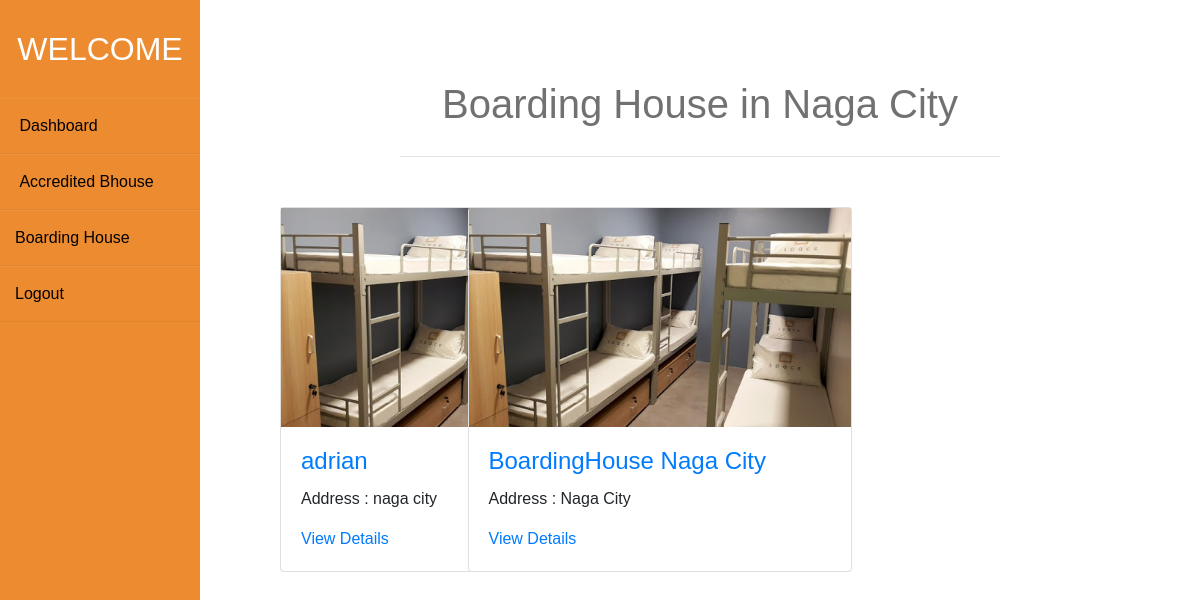
The app's page /accreditor/bhouse.php with its own data.
### tables this page shows
CREATE TABLE `boardinghouse` (
  `id` int(11) NOT NULL,
  `Name` varchar(30) NOT NULL,
  `Address` varchar(20) NOT NULL,
  `Number` varchar(15) NOT NULL,
  `bhouse_id` int(11) NOT NULL,
  `Rent` int(3) NOT NULL,
  `image` varchar(200) NOT NULL
);

### accreditor/getbhouse.php (the view)
<?php
include '../include/conn.php';
    $query = "SELECT * FROM boardinghouse order by Name asc";
    $result = mysqli_query($conn,$query);
    while($row = mysqli_fetch_array($result))
    {
        ?>
                <div class="col-lg-3  portfolio-item ">
                <div class="card h-500" style="width: 24rem";>
                <?php echo "<img   src='../boardinghouse/bhouseimage/".$row['image']."'>"; ?>
                <div class="card-body">
                    <h4 class="card-title">
                    <a href="#"> <?php echo $row['Name']; ?> </a>
                    </h4>
                    <p class="card-text">Address : <?php echo $row['Address']; ?></p>
                    <a href="viewdetails.php?id=<?php echo $row['Number']; ?> " >View Details</a>
                </div>
</div>
</div>
        <?php
}
?>

### css/accreditor.css (style rules this page uses)
* { margin: 0; padding: 0; box-sizing: border-box; list-style: none; text-decoration: none; font-family: 'Josefin Sans', sans-serif; }
body { background-color: #f3f5f9; }

### records on screen
boardinghouse: Name "adrian", Address "naga city"
boardinghouse: image (picture), Name "BoardingHouse Naga City", Address "Naga City"
